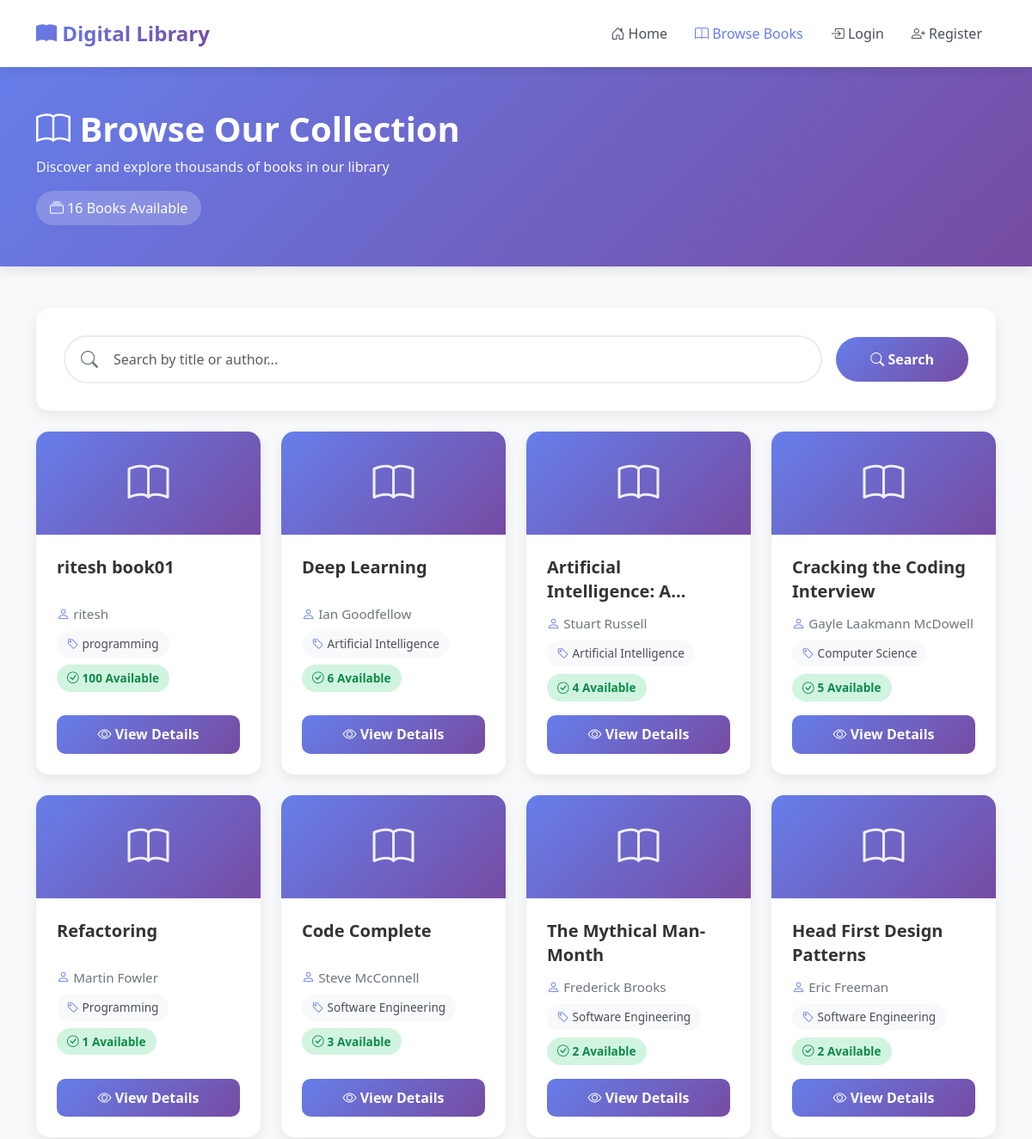
The page /books/ (upper part) on the database as committed earlier.
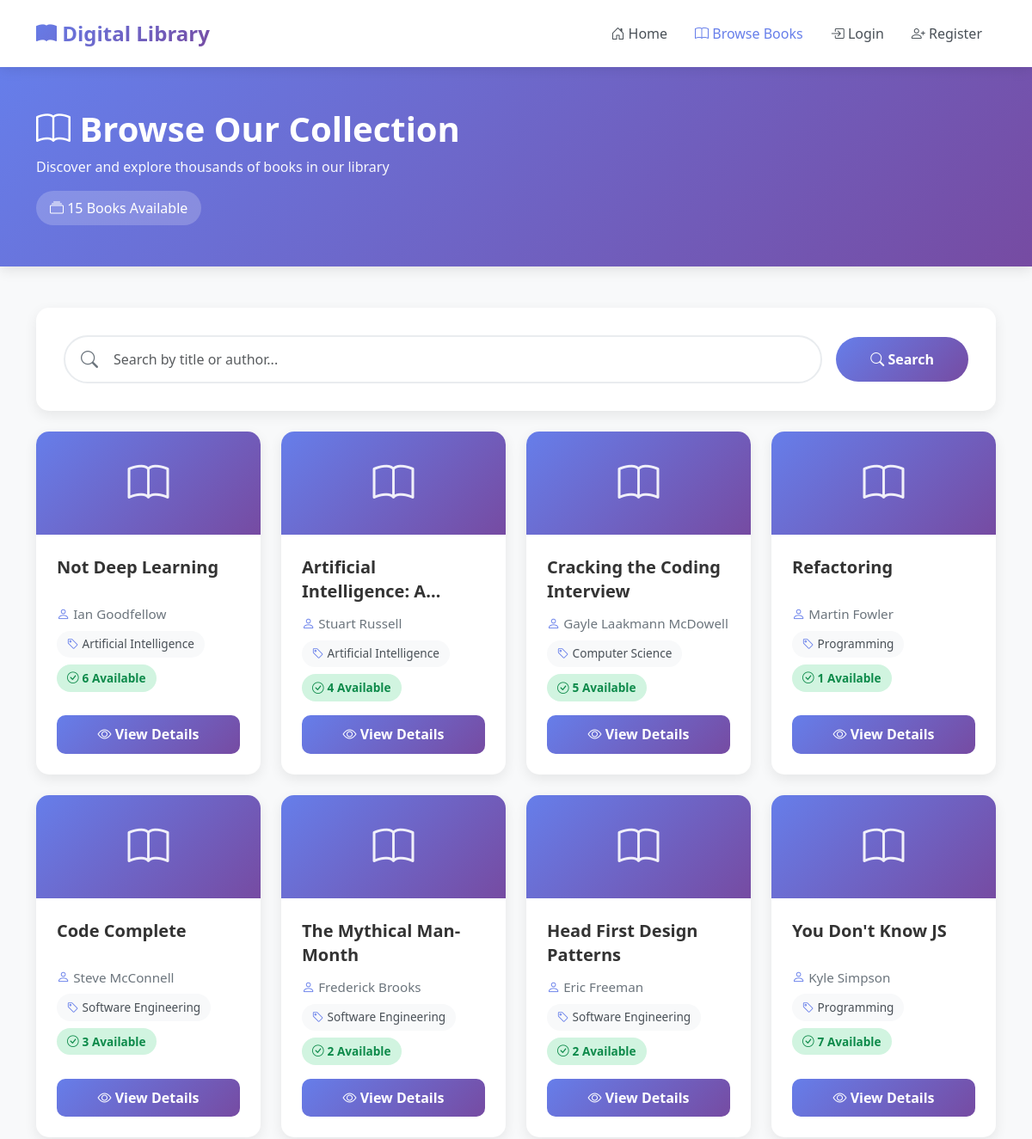
The same page on the database as committed later.
### books/models.py (models this page shows, shortened)
class Book(models.Model):
    title = models.CharField(
        max_length=200,
        help_text="Enter the book title"
    )
    author = models.CharField(
        max_length=100,
        help_text="Enter the author name"
    )
    isbn = models.CharField(
        max_length=13,
        unique=True,
        help_text="13 Character ISBN number"
    )
    category = models.CharField(
        max_length=50,
        help_text="Enter the book category (e.g., Fiction, Science, History)"
    )
    description = models.TextField(
        help_text="Enter a brief description of the book",
        blank=True
    )
    quantity = models.PositiveIntegerField(
        default=1,
        help_text="Total number of copies in the library"
    )
    available_quantity = models.PositiveIntegerField(
        default=1,
        help_text="Number of copies currently available for borrowing"
    )
    created_at = models.DateTimeField(
        auto_now_add=True,
        help_text="Date and time when the book was added to the system"
    )
    class Meta:
        ordering = ['-created_at']
        verbose_name = 'Book'
        verbose_name_plural = 'Books'
    def is_available(self):
        return self.available_quantity > 0
    is_available.boolean = True
    is_available.short_description = 'Available'

### books/views.py (the view)
# urls.py: path('', views.book_list, name='book_list'),
def book_list(request):
    search_query = request.GET.get('q', '').strip()
    books = Book.objects.all()
    if search_query:
        books = books.filter(
            Q(title__icontains=search_query) |
            Q(author__icontains=search_query)
        )
    context = {
        'books': books,
        'total_books': books.count(),
        'search_query': search_query,
    }
    return render(request, 'books/book_list.html', context)

### books/templates/books/book_list.html (shortened to what the changed rows need)
<!DOCTYPE html>
<html lang="en">
<head>
    <link href="https://cdn.jsdelivr.net/npm/bootstrap@5.3.0/dist/css/bootstrap.min.css" rel="stylesheet">
    <link href="https://cdn.jsdelivr.net/npm/bootstrap-icons@1.10.0/font/bootstrap-icons.css" rel="stylesheet">
</head>
<body>
    <div class="page-header">
        <div class="container">
            <h1><i class="bi bi-book"></i> Browse Our Collection</h1>
            <p>Discover and explore thousands of books in our library</p>
            <div class="stats-badge">
                <i class="bi bi-collection"></i> {{ total_books }} Book{{ total_books|pluralize }}
                {% if search_query %}matching "{{ search_query }}"{% else %}Available{% endif %}
            </div>
        </div>
    </div>
    <div class="container">
        {% if books %}
            <div class="books-grid">
                <div class="row g-4">
                    {% for book in books %}
                        <div class="col-lg-3 col-md-4 col-sm-6">
                            <div class="book-card">
                                <div class="book-card-header">
                                    <i class="bi bi-book book-icon"></i>
                                </div>
                                <div class="book-card-body">
                                    <h3 class="book-title">{{ book.title }}</h3>
                                    <p class="book-author">
                                        <i class="bi bi-person"></i> {{ book.author }}
                                    </p>
                                    <div class="book-meta">
                                        <span class="meta-badge">
                                            <i class="bi bi-tag"></i> {{ book.category }}
                                        </span>
                                        {% if book.is_available %}
                                            <span class="availability-badge available">
                                                <i class="bi bi-check-circle"></i> {{ book.available_quantity }} Available
                                            </span>
                                        {% else %}
                                            <span class="availability-badge unavailable">
                                                <i class="bi bi-x-circle"></i> Unavailable
                                            </span>
                                        {% endif %}
                                    </div>
                                    <a href="{% url 'books:book_detail' book.pk %}" class="btn btn-view-details w-100">
                                        <i class="bi bi-eye"></i> View Details
                                    </a>
                                </div>
                            </div>
                        </div>
                    {% endfor %}
                </div>
            </div>
        {% endif %}
    </div>
</body>
</html>

Rows that differ between the two databases and show on the page:
removed Book: title "ritesh book01", author "ritesh", category "programming", available_quantity "100"
changed Book "Ian Goodfellow": title "Deep Learning" → "Not Deep Learning"
now on this page (row unchanged): Book: title "You Don't Know JS", author "Kyle Simpson", category "Programming", available_quantity "7"
Other text that changed with them:
{{ total_books }}: "16" → "15"
